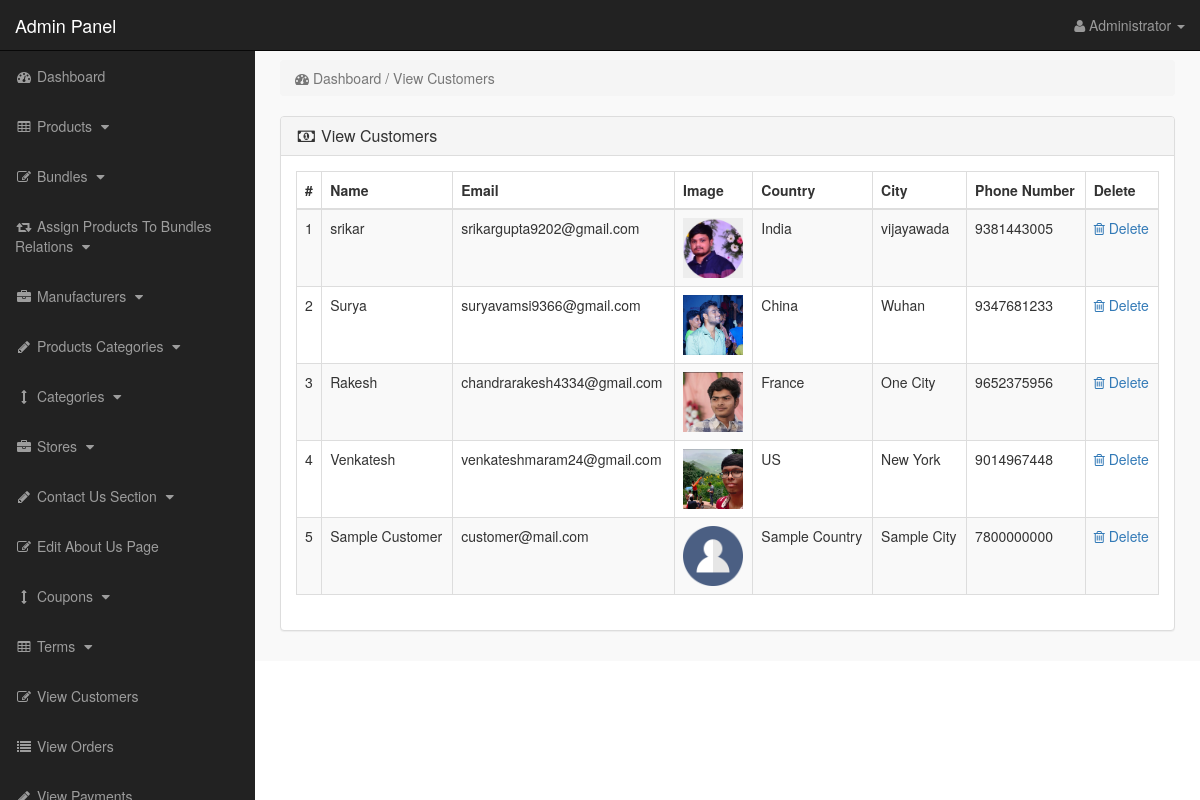
/admin_area/index.php?view_customers (signed in), run on the app's committed database.
### tables this page shows
CREATE TABLE `customers` (
  `customer_id` int(10) NOT NULL,
  `customer_name` varchar(255) NOT NULL,
  `customer_email` varchar(255) NOT NULL,
  `customer_pass` varchar(255) NOT NULL,
  `customer_country` text NOT NULL,
  `customer_city` text NOT NULL,
  `customer_contact` varchar(255) NOT NULL,
  `customer_address` text NOT NULL,
  `customer_image` text NOT NULL,
  `customer_ip` varchar(255) NOT NULL,
  `customer_confirm_code` text NOT NULL
);

### admin_area/view_customers.php (the view)
<?php
if(!isset($_SESSION['admin_email'])){
echo "<script>window.open('login.php','_self')</script>";
}
else {
?>
<div class="row">
<div class="col-lg-12">
<ol class="breadcrumb">
<li class="active">
<i class="fa fa-dashboard"></i> Dashboard / View Customers
</li>
</ol>
</div>
</div>
<div class="row">
<div class="col-lg-12">
<div class="panel panel-default">
<div class="panel-heading">
<h3 class="panel-title">
<i class="fa fa-money fa-fw"></i> View Customers
</h3>
</div>
<div class="panel-body" >
<div class="table-responsive" >
<table class="table table-bordered table-hover table-striped" >
<thead>
<tr>
<th>#</th>
<th>Name</th>
<th>Email</th>
<th>Image</th>
<th>Country</th>
<th>City</th>
<th>Phone Number</th>
<th>Delete</th>
</tr>
</thead>
<tbody>
<?php
$i=0;
$get_c = "select * from customers";
$run_c = mysqli_query($con,$get_c);
while($row_c=mysqli_fetch_array($run_c)){
$c_id = $row_c['customer_id'];
$c_name = $row_c['customer_name'];
$c_email = $row_c['customer_email'];
$c_image = $row_c['customer_image'];
$c_country = $row_c['customer_country'];
$c_city = $row_c['customer_city'];
$c_contact = $row_c['customer_contact'];
$i++;
?>
<tr>
<td><?php echo $i; ?></td>
<td><?php echo $c_name; ?></td>
<td><?php echo $c_email; ?></td>
<td><img src="../customer/customer_images/<?php echo $c_image; ?>" width="60" height="60" ></td>
<td><?php echo $c_country; ?></td>
<td><?php echo $c_city; ?></td>
<td><?php echo $c_contact; ?></td>
<td>
<a href="index.php?customer_delete=<?php echo $c_id; ?>" >
<i class="fa fa-trash-o" ></i> Delete
</a>
</td>
</tr>
<?php } ?>
</tbody>
</table>
</div>
</div>
</div>
</div>
</div>
<?php } ?>

### admin_area/includes/sidebar.php (shortened to what this page needs)
<?php
if(!isset($_SESSION['admin_email'])){
echo "<script>window.open('login.php','_self')</script>";
}
else {
?>
<nav class="navbar navbar-inverse navbar-fixed-top" >
<div class="navbar-header" >
<a class="navbar-brand" href="index.php?dashboard" >Admin Panel</a>
</div>
<ul class="nav navbar-right top-nav" >
<li class="dropdown" >
<a href="#" class="dropdown-toggle" data-toggle="dropdown" >
<i class="fa fa-user" ></i>
<?php echo $admin_name; ?> <b class="caret" ></b>
</a>
</li>
</ul>
<div class="collapse navbar-collapse navbar-ex1-collapse">
<ul class="nav navbar-nav side-nav">
<li>
<a href="index.php?dashboard">
<i class="fa fa-fw fa-dashboard"></i> Dashboard
</a>
</li>
<li>
<a href="#" data-toggle="collapse" data-target="#products">
<i class="fa fa-fw fa-table"></i> Products
<i class="fa fa-fw fa-caret-down"></i>
</a>
</li>
<li>
<a href="#" data-toggle="collapse" data-target="#bundles">
<i class="fa fa-fw fa-edit"></i> Bundles
<i class="fa fa-fw fa-caret-down"></i>
</a>
</li>
<li>
<a href="#" data-toggle="collapse" data-target="#relations">
<i class="fa fa-fw fa-retweet"></i> Assign Products To Bundles Relations
<i class="fa fa-fw fa-caret-down"></i>
</a>
</li>
<li>
<a href="#" data-toggle="collapse" data-target="#manufacturers">
<i class="fa fa-fw fa-briefcase"></i> Manufacturers
<i class="fa fa-fw fa-caret-down"></i>
</a>
</li>
<li>
<a href="#" data-toggle="collapse" data-target="#p_cat">
<i class="fa fa-fw fa-pencil"></i> Products Categories
<i class="fa fa-fw fa-caret-down"></i>
</a>
</li>
<li>
<a href="#" data-toggle="collapse" data-target="#cat">
<i class="fa fa-fw fa-arrows-v"></i> Categories
<i class="fa fa-fw fa-caret-down"></i>
</a>
</li>
<li>
<a href="#" data-toggle="collapse" data-target="#store">
<i class="fa fa-fw fa-briefcase"></i> Stores
<i class="fa fa-fw fa-caret-down"></i>
</a>
</li>
<li>
<a href="#" data-toggle="collapse" data-target="#contact_us">
<i class="fa fa-fw fa-pencil"> </i> Contact Us Section
<i class="fa fa-fw fa-caret-down"></i>
</a>
</li>
<li>
<a href="index.php?edit_about_us">
<i class="fa fa-fw fa-edit"></i> Edit About Us Page
</a>
</li>
<li>
<a href="#" data-toggle="collapse" data-target="#coupons">
<i class="fa fa-fw fa-arrows-v"></i> Coupons
<i class="fa fa-fw fa-caret-down"></i>
</a>
</li>
<li>
<a href="#" data-toggle="collapse" data-target="#terms" >
<i class="fa fa-fw fa-table"></i> Terms
<i class="fa fa-fw fa-caret-down"></i>
</a>
</li>
<li>
<a href="index.php?view_customers">
<i class="fa fa-fw fa-edit"></i> View Customers
</a>
</li>
<li>
<a href="index.php?view_orders">
<i class="fa fa-fw fa-list"></i> View Orders
</a>
</li>
<li>
<a href="index.php?view_payments">
<i class="fa fa-fw fa-pencil"></i> View Payments
</a>
</li>
</ul>
</div>
</nav>
<?php } ?>

### admin_area/css/style.css (style rules this page uses)
body { margin-top:100px; }
@media (min-width: 768px) { body { margin-top:50px; } }
.top-nav { padding:0 15px; }
.top-nav>li { display:inline-block; float:left; }
.top-nav>li>a { padding-top:15px; padding-bottom:15px; line-height:20px; color:#999; }
@media (min-width: 768px) { .side-nav { position:fixed; top:51px; width:255px; border-radius:0; overflow-y:auto; background-color: #222; bottom:0; overflow-x:hidden; padding-bottom:40px; } }
@media (min-width: 768px) { .side-nav>li>a { width:255px; } }
.panel-body { border-radius:5px; }

### data on the page
customers: customer_name "srikar", customer_email "srikargupta9202@gmail.com", customer_image (picture), customer_country "India", customer_city "vijayawada", customer_contact "9381443005"
customers: customer_name "Surya", customer_email "suryavamsi9366@gmail.com", customer_image (picture), customer_country "China", customer_city "Wuhan", customer_contact "9347681233"
customers: customer_name "Rakesh", customer_email "chandrarakesh4334@gmail.com", customer_image (picture), customer_country "France", customer_city "One City", customer_contact "9652375956"
customers: customer_name "Venkatesh", customer_email "venkateshmaram24@gmail.com", customer_image (picture), customer_country "US", customer_city "New York", customer_contact "9014967448"
customers: customer_name "Sample Customer", customer_email "customer@mail.com", customer_image (picture), customer_country "Sample Country", customer_city "Sample City", customer_contact "7800000000"

### other printed values
$admin_name "Administrator"
